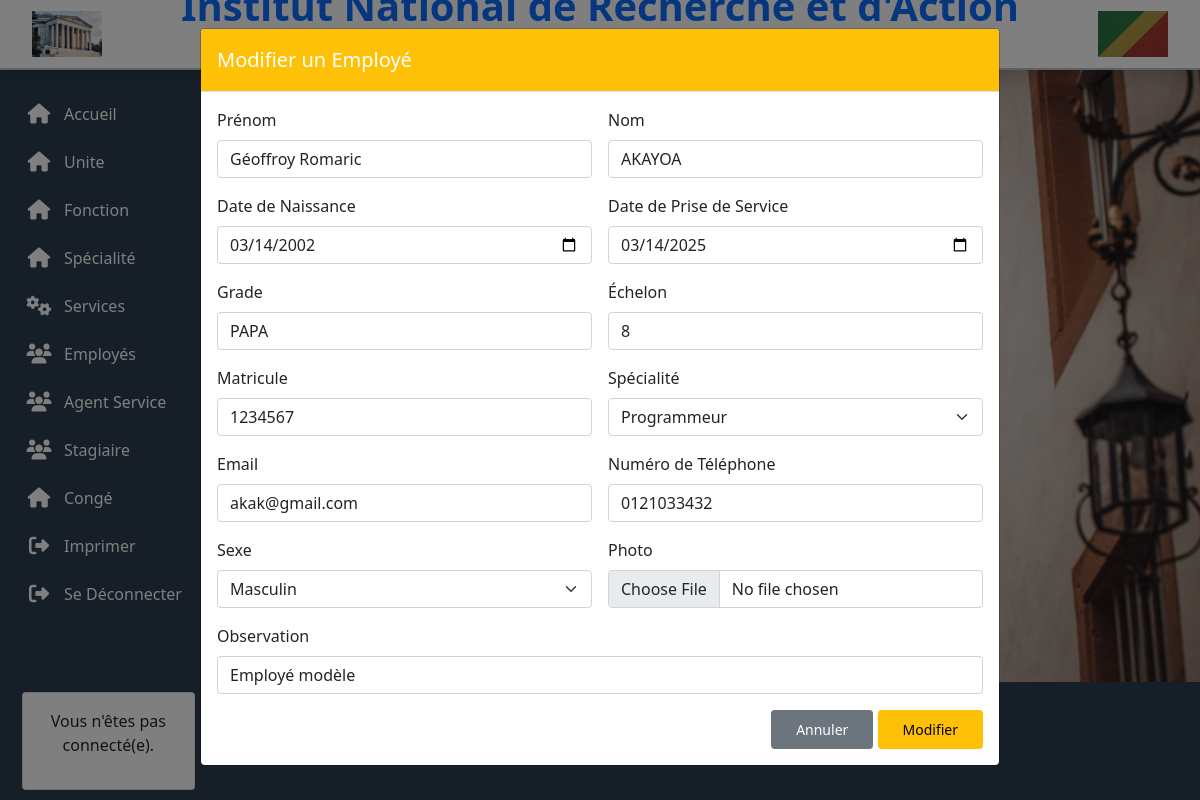
The app's page /Employee/1/update/ with its own data.
### Employee/models.py (models this page shows, shortened)
class Employee(models.Model):
    username = models.CharField(max_length=150, unique=True, null=True, blank=True)
    password = models.CharField(max_length=128, null=True, blank=True)
    STATUS_CHOICES = [
        ('active', 'Actif'),
        ('retired', 'Retraité'),
    ]
    first_name = models.CharField(
        max_length=50,
        help_text="Prénom de l'agent"
    )
    last_name = models.CharField(
        max_length=50,
        help_text="Nom de l'agent"
    )
    date_of_birth = models.DateField(help_text="Date de naissance")
    place_of_birth = models.CharField(
        max_length=55,
        blank=True,
        null=True,
        help_text="Lieu de naissance"
    )
    start_date = models.DateField(
        verbose_name="Prise de service",
        help_text="Date de prise de service à l'INRAP"
    )
    retirement_date = models.DateField(
        verbose_name="Départ à la retraite",
        help_text="Date de départ à la retraite",
        blank=True,
        null=True
    )
    grade = models.CharField(max_length=50, help_text="Grade")
    echelon = models.CharField(
        max_length=10,
        blank=True,
        null=True,
        help_text="Échelon"
    )
    matricule = models.CharField(max_length=7, help_text="Matricule solde")
    specialty = models.ForeignKey(Specialite, on_delete=models.CASCADE)
    observation = models.TextField(
        blank=True,
        null=True,
        help_text="Observations éventuelles"
    )
    status = models.CharField(
        max_length=20,
        choices=STATUS_CHOICES,
          blank=True,
        null=True,
        default='active',
        help_text="Statut de l'agent"
    )
    sexe = models.CharField(
        max_length=20,
        choices=[('Masculin', 'Masculin'), ('Féminin', 'Féminin')]
    )
    image = models.ImageField(
        default="1.png",
        upload_to='employe/',
        blank=True,
        null=True
    )
    adresse = models.CharField(max_length=60, blank=True, null=True,)
    num_tel = models.CharField(
        max_length=15,
        unique=True,
        error_messages={"unique": "Ce numéro est déjà utilisé."}
    )
    email = models.EmailField(
        unique=True,
        error_messages={"unique": "Cet email est déjà utilisé."}
    )
    class Meta:
        verbose_name = "Employé"
        verbose_name_plural = "Employés"
        ordering = ['last_name', 'first_name']

### Employee/views.py (the view)
# urls.py: path('<int:id>/update/', views.modifier_employe, name='update'),
def modifier_employe(request, id):
    employe = get_object_or_404(Employee, id=id)
    specialite= Specialite.objects.all().order_by('designation')
    fonction=Fonction.objects.all().order_by('designation')
    if request.method == 'POST':
        form = EmployeeForm(request.POST, request.FILES, instance=employe)
        if form.is_valid():
            form.save()
            return redirect('Employee:list')
    else:
        form = EmployeeForm(instance=employe)
    return render(request, 'Employee/modifier_employe.html', {
        'form': form,
         'specialite':specialite,
        'fonction':fonction
        })

### Employee/forms.py (shortened to what this page needs)
class EmployeeForm(forms.ModelForm):
    class Meta:
        model = Employee
        fields = [
            'first_name', 'last_name', 'date_of_birth', 'start_date',
            'grade', 'echelon', 'matricule', 'specialty',
             'observation', 'status',
            'sexe', 'image', 'adresse', 'num_tel', 'email'
        ]
        widgets = {
            'date_of_birth': forms.DateInput(attrs={'type': 'date'}),
            'start_date': forms.DateInput(attrs={'type': 'date'}),
            'retirement_date': forms.DateInput(attrs={'type': 'date'}),
        }

### Employee/templates/Employee/modifier_employe.html (shortened to what this page needs)
{% extends 'template_base.html' %}
{% block contenue %}
<div class="container mt-4">
    <div class="modal fade show" id="modalEmployeeEdit" tabindex="-1" aria-labelledby="modalEmployeeEditLabel" aria-hidden="true" style="display: block;">
        <div class="modal-dialog modal-lg">
            <div class="modal-content">
                <div class="modal-header bg-warning text-white">
                    <h5 class="modal-title" id="modalEmployeeEditLabel">Modifier un Employé</h5>
                </div>
                <div class="modal-body">
                    <form action="{% url 'Employee:update' form.instance.pk %}" method="POST" enctype="multipart/form-data" class="needs-validation" novalidate>
                        <div class="row g-3">
                            <div class="col-md-6">
                                <label for="first_name" class="form-label">Prénom</label>
                                <input type="text" class="form-control input-focus-blue" id="first_name" name="first_name" value="{{ form.first_name.value }}" required>
                            </div>
                            <div class="col-md-6">
                                <label for="last_name" class="form-label">Nom</label>
                                <input type="text" class="form-control input-focus-blue" id="last_name" name="last_name" value="{{ form.last_name.value }}" required>
                            </div>
                            <div class="col-md-6">
                                <label for="date_of_birth" class="form-label">Date de Naissance</label>
                                <input type="date" class="form-control input-focus-blue" id="date_of_birth" name="date_of_birth" value="{{ form.date_of_birth.value|date:'Y-m-d' }}" required>
                            </div>
                            <div class="col-md-6">
                                <label for="start_date" class="form-label">Date de Prise de Service</label>
                                <input type="date" class="form-control input-focus-blue" id="start_date" name="start_date" value="{{ form.start_date.value|date:'Y-m-d' }}" required>
                            </div>
                            <div class="col-md-6">
                                <label for="grade" class="form-label">Grade</label>
                                <input type="text" class="form-control input-focus-blue" id="grade" name="grade" value="{{ form.grade.value }}" required>
                            </div>
                            <div class="col-md-6">
                                <label for="echelon" class="form-label">Échelon</label>
                                <input type="text" class="form-control input-focus-blue" id="echelon" name="echelon" value="{{ form.echelon.value }}">
                            </div>
                            <div class="col-md-6">
                                <label for="matricule" class="form-label">Matricule</label>
                                <input type="text" class="form-control input-focus-blue" id="matricule" name="matricule" value="{{ form.matricule.value }}" required>
                            </div>
                            <div class="col-md-6">
                                <label for="specialty" class="form-label">Spécialité</label>
                                <select class="form-select input-focus-blue" id="specialty" name="specialty" required>
                                    {% for specialite in specialite %}
                                        <option value="{{ specialite.id }}" {% if form.specialty.value == specialite.id %}selected{% endif %}>{{ specialite.designation }}</option>
                                    {% endfor %}
                                </select>
                            </div>
                            <div class="col-md-6">
                                <label for="email" class="form-label">Email</label>
                                <input type="email" class="form-control input-focus-blue" id="email" name="email" value="{{ form.email.value }}" required>
                            </div>
                            <div class="col-md-6">
                                <label for="num_tel" class="form-label">Numéro de Téléphone</label>
                                <input type="tel" class="form-control input-focus-blue" id="num_tel" name="num_tel" value="{{ form.num_tel.value }}" required>
                            </div>
                            <div class="col-md-6">
                                <label for="sexe" class="form-label">Sexe</label>
                                <select class="form-select input-focus-blue" id="sexe" name="sexe" required>
                                    <option value="Masculin" {% if form.sexe.value == 'Masculin' %}selected{% endif %}>Masculin</option>
                                </select>
                            </div>
                            <div class="col-md-6">
                                <label for="image" class="form-label">Photo</label>
                                <input type="file" class="form-control input-focus-blue" id="image" name="image">
                            </div>
                            <div class="col-md-12">
                                <label for="observation" class="form-label">Observation</label>
                                <input type="text" class="form-control input-focus-blue" id="observation" name="observation" value="{{ form.observation.value }}">
                            </div>
                        </div>
                        <div class="text-end mt-3">
                            <a href="{% url 'Employee:list' %}" class="btn btn-secondary px-4 py-2 btn-sm">Annuler</a>
                            <button type="submit" class="btn btn-warning px-4 py-2 btn-sm">Modifier</button>
                        </div>
                    </form>
                </div>
            </div>
        </div>
    </div>
</div>
{% endblock %}

### records on screen
Employee: first_name "Géoffroy Romaric", last_name "AKAYOA", date_of_birth "03/14/2002", start_date "03/14/2025", grade "PAPA", matricule "1234567", email "akak@gmail.com", num_tel "0121033432", sexe "Masculin", observation "Employé modèle"

### other values on screen
form field specialty "Programmeur"
